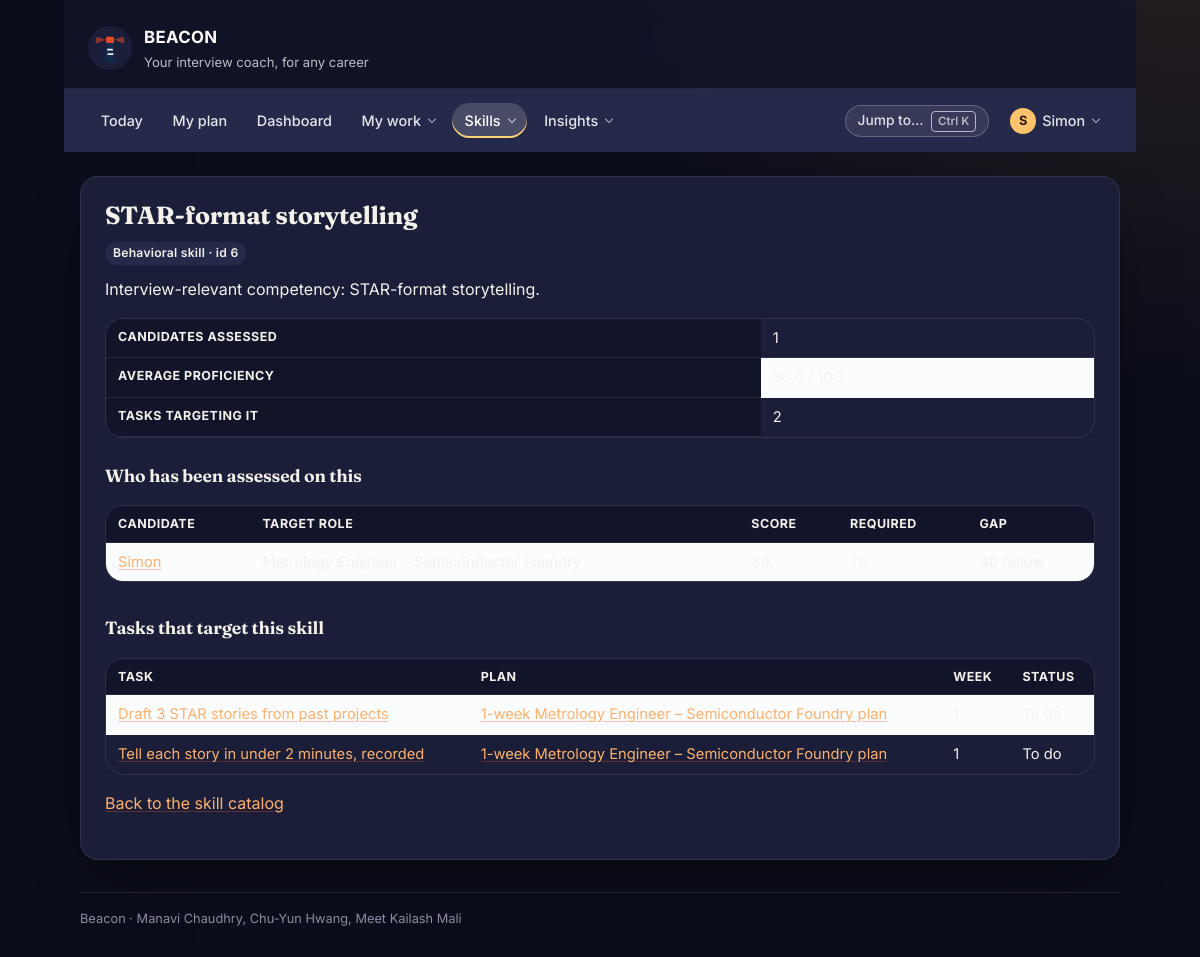
Page /skills/6/ (signed in) on the earlier database version.
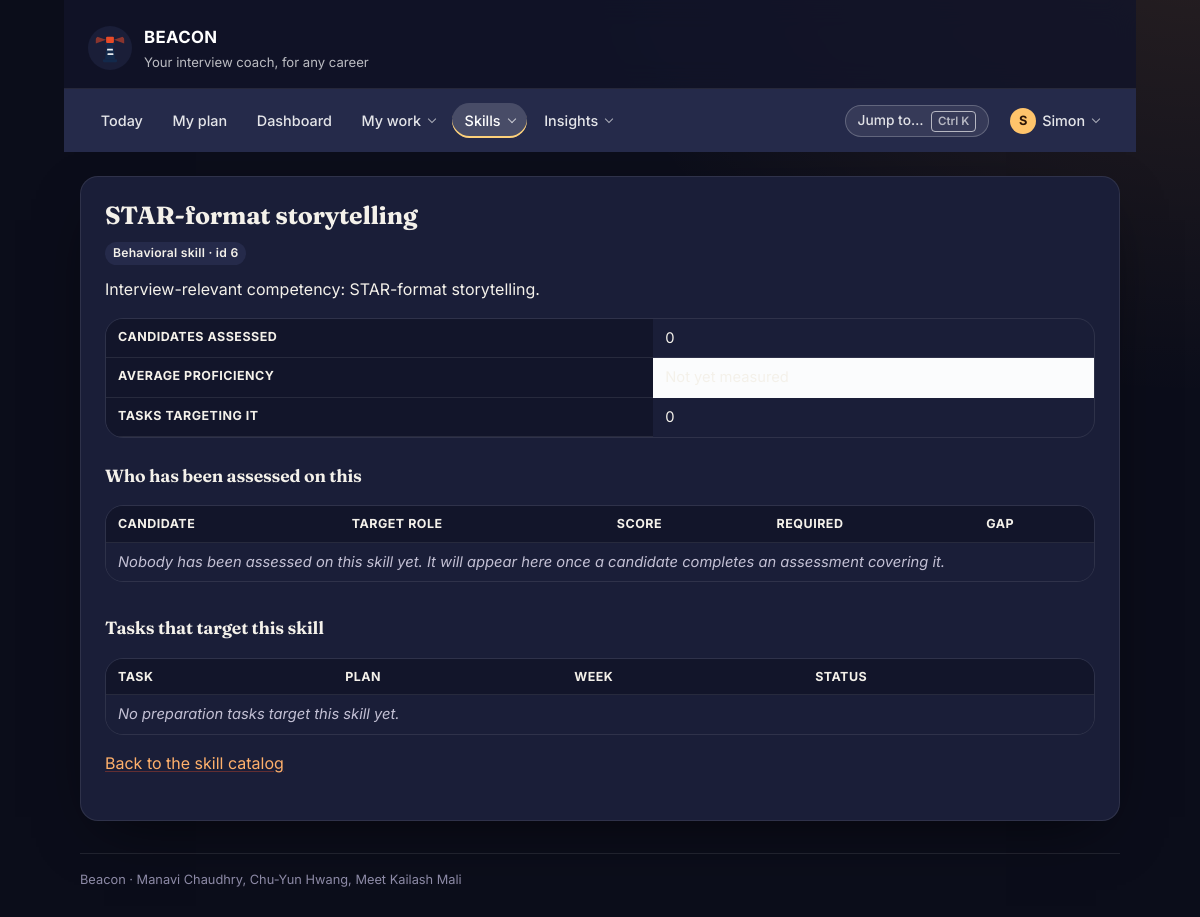
Same page on the later database version.
### preparation/models.py (models this page shows, shortened)
class SkillAssessment(models.Model):
    candidate = models.ForeignKey(
        CandidateProfile,
        on_delete=models.CASCADE,  # scores are meaningless without their profile
        related_name="assessments",
    )
    skill = models.ForeignKey(
        Skill,
        on_delete=models.PROTECT,  # never silently delete scored history
        related_name="assessments",
    )
    proficiency_score = models.PositiveSmallIntegerField(
        validators=[MinValueValidator(0), MaxValueValidator(100)],
        help_text="Quiz result, 0-100.",
    )
    required_level = models.PositiveSmallIntegerField(
        default=70,
        validators=[MinValueValidator(0), MaxValueValidator(100)],
        help_text="Level the target role demands, 0-100.",
    )
    assessed_on = models.DateField(default=timezone.localdate)
    notes = models.TextField(blank=True)
    class Meta:
        ordering = ["-assessed_on", "skill__name"]
        constraints = [
            models.UniqueConstraint(
                fields=["candidate", "skill"],
                name="uniq_assessment_per_candidate_skill",
            ),
            models.CheckConstraint(
                condition=models.Q(proficiency_score__lte=100)
                & models.Q(required_level__lte=100),
                name="scores_within_0_100",
            ),
        ]
    @property
    def gap(self):
        return max(self.required_level - self.proficiency_score, 0)

class CandidateProfile(models.Model):
    class ExperienceLevel(models.TextChoices):
        STUDENT = "STU", "Current student"
        NEW_GRAD = "NEW", "New graduate"
        EARLY_CAREER = "EARLY", "Early career (1-3 yrs)"
        MID_CAREER = "MID", "Experienced (4+ yrs)"
        SWITCHING = "SWTCH", "Changing careers"
        RETURNING = "RETRN", "Returning to work"
    class PrimaryConcern(models.TextChoices):
        TECHNICAL = "TECH", "Technical rounds"
        BEHAVIORAL = "BEHAV", "Behavioral questions"
        RESUME = "RESUME", "Resume and elevator pitch"
        CONFIDENCE = "CONF", "Confidence under pressure"
        TIME = "TIME", "Not enough time to prepare"
    user = models.OneToOneField(
        settings.AUTH_USER_MODEL,
        on_delete=models.CASCADE,
        related_name="candidate_profile",
        help_text="One login = one career profile.",
    )
    target_role = models.CharField(
        max_length=120, help_text="e.g. Software Engineer Intern"
    )
    target_roles = models.JSONField(
        default=list,
        blank=True,
        help_text="All target roles; requirements use the highest bar among them.",
    )
    interests = models.JSONField(
        default=list,
        blank=True,
        help_text="Interest keys chosen at onboarding, e.g. ['data', 'product'].",
    )
    target_company = models.CharField(max_length=120, blank=True)
    experience_level = models.CharField(
        max_length=5, choices=ExperienceLevel.choices, default=ExperienceLevel.STUDENT
    )
    resume_summary = models.TextField(
        blank=True,
        help_text="Plain-text resume the parser turns into an initial skill list.",
    )
    resume_file = models.FileField(
        upload_to="resumes/",
        blank=True,
        null=True,
        help_text="Original upload from the drag-and-drop area on the setup screen.",
    )
    target_interview_date = models.DateField(
        null=True,
        blank=True,
        help_text="Deadline Beacon plans backwards from. Blank = open-ended prep.",
    )
    preparation_timeline_weeks = models.PositiveSmallIntegerField(
        default=6,
        validators=[MinValueValidator(1), MaxValueValidator(52)],
        help_text="Weeks the user says they have. Drives the length of the roadmap.",
    )
    primary_concern = models.CharField(
        max_length=6,
        choices=PrimaryConcern.choices,
        blank=True,
        help_text="Optional. Used to weight which skill gaps get tackled first.",
    )
    skills = models.ManyToManyField(
        Skill,
        through="SkillAssessment",
        related_name="candidates",
        blank=True,
    )
    created_at = models.DateTimeField(auto_now_add=True)
    updated_at = models.DateTimeField(auto_now=True)
    class Meta:
        ordering = ["-updated_at"]
    def get_absolute_url(self):
        return reverse("preparation:candidate_detail", args=[self.pk])

class PlanTask(models.Model):
    class Status(models.TextChoices):
        TODO = "TODO", "To do"
        IN_PROGRESS = "DOING", "In progress"
        DONE = "DONE", "Done"
        SKIPPED = "SKIP", "Skipped"
    class Priority(models.IntegerChoices):
        LOW = 1, "Low"
        MEDIUM = 2, "Medium"
        HIGH = 3, "High"
    plan = models.ForeignKey(
        PreparationPlan,
        on_delete=models.CASCADE,  # deleting a plan deletes the tasks inside it
        related_name="tasks",
    )
    skill = models.ForeignKey(
        Skill,
        on_delete=models.SET_NULL,  # keep the task, just forget the tag
        null=True,
        blank=True,
        related_name="tasks",
        help_text="Skill gap this task is meant to close.",
    )
    title = models.CharField(max_length=150)
    week_number = models.PositiveSmallIntegerField(
        default=1,
        validators=[MinValueValidator(1), MaxValueValidator(52)],
        help_text="Which week of the roadmap this task belongs to (Screen 3).",
    )
    instructions = models.TextField(blank=True)
    rationale = models.TextField(
        blank=True,
        help_text=(
            "Why Beacon picked this task - shown under 'Why these "
            "recommendations?' and on the recommended-next card."
        ),
    )
    due_date = models.DateField(null=True, blank=True)
    estimated_minutes = models.PositiveIntegerField(
        default=60, validators=[MinValueValidator(5), MaxValueValidator(600)]
    )
    priority = models.IntegerField(choices=Priority.choices, default=Priority.MEDIUM)
    status = models.CharField(max_length=5, choices=Status.choices, default=Status.TODO)
    completed_on = models.DateField(null=True, blank=True)
    class Meta:
        ordering = ["week_number", "-priority", "due_date", "title"]
        constraints = [
            models.UniqueConstraint(
                fields=["plan", "title"], name="uniq_task_title_per_plan"
            )
        ]
    def get_absolute_url(self):
        return reverse("preparation:task_detail", args=[self.pk])

class PreparationPlan(models.Model):
    class Status(models.TextChoices):
        DRAFT = "DRAFT", "Draft"
        ACTIVE = "ACTIVE", "Active"
        COMPLETED = "DONE", "Completed"
        ARCHIVED = "ARCH", "Archived"
    candidate = models.ForeignKey(
        CandidateProfile,
        on_delete=models.CASCADE,
        related_name="plans",
    )
    title = models.CharField(max_length=150, help_text="e.g. 4-week SWE intern sprint")
    focus_role = models.CharField(max_length=120)
    start_date = models.DateField(default=timezone.localdate)
    target_date = models.DateField(help_text="Date the plan must be finished by.")
    status = models.CharField(max_length=6, choices=Status.choices, default=Status.DRAFT)
    generated_by_ai = models.BooleanField(
        default=True,
        help_text="False when a user hand-writes or heavily edits the plan.",
    )
    created_at = models.DateTimeField(auto_now_add=True)
    class Meta:
        ordering = ["target_date", "-created_at"]
        constraints = [
            models.UniqueConstraint(
                fields=["candidate", "title"], name="uniq_plan_title_per_candidate"
            ),
            models.CheckConstraint(
                condition=models.Q(target_date__gte=models.F("start_date")),
                name="plan_ends_after_it_starts",
            ),
        ]
    def get_absolute_url(self):
        return reverse("preparation:plan_detail", args=[self.pk])

### preparation/views.py (the view)
# urls.py: path("skills/<int:pk>/", views.SkillDetailView.as_view(), name="skill_detail"),
@method_decorator(login_required, name="dispatch")
class SkillDetailView(DetailView):
    model = Skill
    template_name = "preparation/skill_detail.html"
    context_object_name = "skill"
    def get_context_data(self, **kwargs):
        context = super().get_context_data(**kwargs)
        skill = self.object
        user = self.request.user
        context["assessments"] = visibility.assessments_for(user).filter(
            skill=skill
        ).select_related("candidate__user")
        context["tasks"] = visibility.tasks_for(user).filter(
            skill=skill
        ).select_related("plan__candidate__user")
        context["average_proficiency"] = skill.assessments.aggregate(
            average=Avg("proficiency_score")
        )["average"]
        return context

### beacon_core/security.py (called while the page is built, shortened)
def csp_nonce(request):
    return {"csp_nonce": getattr(request, "csp_nonce", "")}

    def __call__(self, request):
        if request.method != "POST" or not getattr(settings, "RATE_LIMITS_ENABLED", True):
            return self.get_response(request)

### preparation/context_processors.py (called while the page is built)
def google_oauth(request):
    provider = settings.SOCIALACCOUNT_PROVIDERS.get("google", {})
    app = provider.get("APP", {})
    return {
        "google_oauth_configured": bool(app.get("client_id") and app.get("secret")),
        "google_oauth_placeholder": settings.DEBUG,
    }

### preparation/navigation.py (called while the page is built)
def _entry(item, current, user):
    if item.get("staff_only") and not user.is_staff:
        return None
    try:
        url = reverse(item["name"])
    except NoReverseMatch:
        return None
    return {
        "label": item["label"],
        "url": url,
        "hint": item.get("hint", ""),
        "active": current == item["name"],
    }

def navigation(request):
    if not getattr(request, "user", None) or not request.user.is_authenticated:
        return {"nav": None}
    return {"nav": build(request)}

### preparation/visibility.py (called while the page is built)
def is_coach(user):
    return bool(user and user.is_authenticated and user.is_staff)

### templates/preparation/skill_detail.html (shortened to what this page needs)
{% extends "base.html" %}
{% block heading %}{{ skill.name }}{% endblock %}
{% block content %}
  <p class="tag">{{ skill.get_category_display }} skill &middot; id {{ skill.pk }}</p>
  <p>{{ skill.description|default:"No description recorded for this skill yet." }}</p>
  <div class="table-scroll">
  <table>
    <tr><th>Candidates assessed</th><td>{{ assessments|length }}</td></tr>
    <tr><th>Average proficiency</th>
        <td>{% if average_proficiency %}{{ average_proficiency|floatformat:1 }} / 100{% else %}Not yet measured{% endif %}</td></tr>
    <tr><th>Tasks targeting it</th><td>{{ tasks|length }}</td></tr>
  </table>
  </div>
  <h2>Who has been assessed on this</h2>
  <div class="table-scroll">
  <table>
    <tr><th>Candidate</th><th>Target role</th><th>Score</th><th>Required</th><th>Gap</th></tr>
    {% for assessment in assessments %}
      <tr>
        <td><a href="{{ assessment.candidate.get_absolute_url }}">{{ assessment.candidate.user.get_full_name|default:assessment.candidate.user.username }}</a></td>
        <td>{{ assessment.candidate.target_role }}</td>
        <td>{{ assessment.proficiency_score }}</td>
        <td>{{ assessment.required_level }}</td>
        <td>{% if assessment.gap %}{{ assessment.gap }} below{% else %}met{% endif %}</td>
      </tr>
    {% empty %}
      <tr><td colspan="5">Nobody has been assessed on this skill yet. It will appear here once a candidate completes an assessment covering it.</td></tr>
    {% endfor %}
  </table>
  </div>
  <h2>Tasks that target this skill</h2>
  <div class="table-scroll">
  <table>
    <tr><th>Task</th><th>Plan</th><th>Week</th><th>Status</th></tr>
    {% for task in tasks %}
      <tr>
        <td><a href="{{ task.get_absolute_url }}">{{ task.title }}</a></td>
        <td><a href="{{ task.plan.get_absolute_url }}">{{ task.plan.title }}</a></td>
        <td>{{ task.week_number }}</td>
        <td>{{ task.get_status_display }}</td>
      </tr>
    {% empty %}
      <tr><td colspan="4">No preparation tasks target this skill yet.</td></tr>
    {% endfor %}
  </table>
  </div>
  <p><a href="{% url 'preparation:skill_search' %}">Back to the skill catalog</a></p>
{% endblock %}

### templates/base.html (shortened to what this page needs)
{% load static %}<!DOCTYPE html>
<html lang="en">
<head>
  <link rel="stylesheet" href="{% static 'css/beacon.css' %}">
  <link rel="stylesheet" href="{% static 'css/beacon-night.css' %}">
</head>
<body class="{% block body_class %}{% endblock %}">
  <div class="page">
    <header class="masthead">
      <img class="masthead__logo" src="{% static 'img/beacon-logo.svg' %}"
           alt="" width="44" height="44">
      <div class="masthead__text">
        <p class="masthead__title">BEACON</p>
        <p class="masthead__tagline">
          Your interview coach, for any career
        </p>
      </div>
    </header>
    <nav class="nav" aria-label="Main">
      {% if nav %}
        <ul class="nav__list">
          {% for item in nav.items %}
            {% if item.children %}
              <li class="nav__group">
                <details class="menu{% if item.active %} is-active{% endif %}">
                  <summary class="nav__link">{{ item.label }}</summary>
                </details>
              </li>
            {% else %}
              <li>
                <a class="nav__link{% if item.active %} is-active{% endif %}" href="{{ item.url }}"
                   {% if item.active %}aria-current="page"{% endif %}>{{ item.label }}</a>
              </li>
            {% endif %}
          {% endfor %}
        </ul>
        <div class="nav__right">
          <button type="button" class="nav-palette" data-palette-open
                  aria-label="Search pages, candidates and skills">
            Jump to&hellip; <kbd>&#8984;K</kbd>
          </button>
          <details class="menu menu--account">
            <summary class="nav__link nav__avatar" aria-label="Account menu">
              <span class="avatar" aria-hidden="true">{{ user.get_username|slice:":1"|upper }}</span>
              <span class="nav__username">{{ user.get_username }}</span>
            </summary>
          </details>
        </div>
      {% else %}
        <ul class="nav__list">
          <li><a class="nav__link" href="{% url 'preparation:login' %}">Log In</a></li>
          <li><a class="nav__link" href="{% url 'preparation:signup' %}">Sign Up</a></li>
        </ul>
      {% endif %}
    </nav>
    <main class="content">
      {% block page_header %}
        <h1 class="page-title">{% block heading %}Beacon{% endblock %}</h1>
      {% endblock %}
      {% block content %}{% endblock %}
    </main>
    <footer class="footer">
      Beacon &middot; Manavi Chaudhry, Chu-Yun Hwang, Meet Kailash Mali
    </footer>
  </div>
</body>
</html>

Differences in the rows shown:
removed SkillAssessment: candidate.user.get_full_name "Simon"
removed PlanTask: title "Draft 3 STAR stories from past projects", plan "1-week Metrology Engineer – Semiconductor Foundry plan"
removed PlanTask: title "Tell each story in under 2 minutes, recorded", plan "1-week Metrology Engineer – Semiconductor Foundry plan", week_number "1", status "To do"
Other differences:
{{ assessments|length }}: "1" → "0"
{{ tasks|length }}: "2" → "0"
text now shown: "Nobody has been assessed on this skill yet. It will appear here once a candidate completes an assessment covering it. No preparation tasks target this skill yet."
